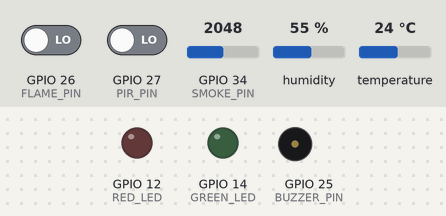
The sketch below on a simulated ESP32. Parts: output pins drawn as LEDs (lit = HIGH), buzzer (waves = sounding, pin HIGH). The test bench sets the inputs (shaded band); at power-on: GPIO 26 (FLAME_PIN) LOW, GPIO 27 (PIR_PIN) LOW, GPIO 34 (SMOKE_PIN) = 2048, humidity 55 %, temperature 24 °C. WiFi joins after 1.5 s; servers stay silent unless stated; uploads are accepted with an empty reply; what the sketch prints to the serial monitor is not drawn.

Above: at 0.0 s.
At 0.6 s:
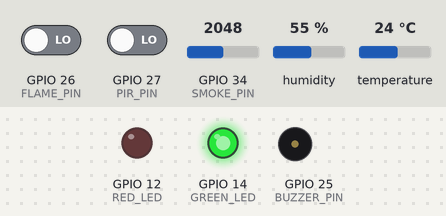
At 2.2 s:
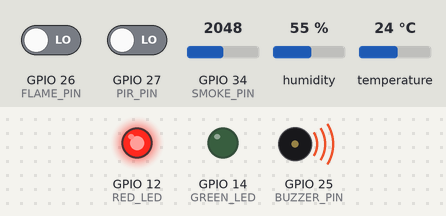
Timing chart, 0 to 3.7 s (numbered marks = the images above):
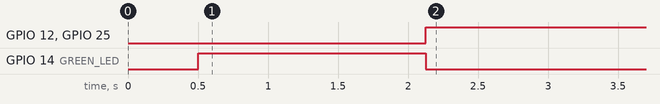

Measured:
- by itself, GPIO 12 (RED_LED), GPIO 25 (BUZZER_PIN): LOW → HIGH at 2.1 s
- by itself, GPIO 14 (GREEN_LED): HIGH → LOW at 2.1 s

The sketch:

ESP32_SmartHome_Global.ino
```cpp
#include <WiFi.h>
#include <HTTPClient.h>
#include <WiFiClientSecure.h>
#include <DHT.h>

// =====================================================
// WIFI
// =====================================================
const char* WIFI_SSID = "YOUR_WIFI_NAME";
const char* WIFI_PASSWORD = "YOUR_WIFI_PASSWORD";

// Must match the Render service in render.yaml
const char* CLOUD_HOST = "esp32cam-global-stream.onrender.com";

// =====================================================
// PINS
// =====================================================
#define PIR_PIN       27
#define FLAME_PIN     26
#define SMOKE_PIN     34
#define DHT_PIN        4
#define DHT_TYPE      DHT11
#define BUZZER_PIN    25
#define GREEN_LED     14
#define RED_LED       12

const int SMOKE_THRESHOLD = 1800;
const unsigned long PIR_COOLDOWN = 5000;
const unsigned long SENSOR_INTERVAL = 2000;

DHT dht(DHT_PIN, DHT_TYPE);

unsigned long lastSensorUpload = 0;
unsigned long lastPirTrigger = 0;
bool previousPir = false;

bool motionDetected = false;
bool flameDetected = false;
bool smokeDetected = false;

int smokeValue = 0;
float humidity = 0.0;
float temperature = 0.0;
String lastEvent = "System Started";

bool postJSON(const String& path, const String& body) {
  WiFiClientSecure client;
  client.setInsecure();
  HTTPClient http;

  String url = String("https://") + CLOUD_HOST + path;
  if (!http.begin(client, url)) {
    Serial.println("HTTPS begin failed");
    return false;
  }

  http.setTimeout(5000);
  http.addHeader("Content-Type", "application/json");
  int code = http.POST(body);

  Serial.print("POST ");
  Serial.print(path);
  Serial.print(" -> ");
  Serial.println(code);

  http.end();
  return code >= 200 && code < 300;
}

bool postTrigger() {
  WiFiClientSecure client;
  client.setInsecure();
  HTTPClient http;

  String url = String("https://") + CLOUD_HOST + "/trigger";
  if (!http.begin(client, url)) return false;

  http.setTimeout(5000);
  int code = http.POST("");
  Serial.print("POST /trigger -> ");
  Serial.println(code);
  http.end();

  return code >= 200 && code < 300;
}

void connectWiFi() {
  WiFi.mode(WIFI_STA);
  WiFi.setSleep(false);
  WiFi.begin(WIFI_SSID, WIFI_PASSWORD);

  Serial.print("Connecting to WiFi");
  int attempts = 0;
  while (WiFi.status() != WL_CONNECTED) {
    delay(400);
    Serial.print(".");
    if (++attempts > 40) {
      Serial.println("\nWiFi retry");
      WiFi.disconnect();
      WiFi.begin(WIFI_SSID, WIFI_PASSWORD);
      attempts = 0;
    }
  }

  Serial.println();
  Serial.println("WiFi connected");
  Serial.print("ESP32 IP: ");
  Serial.println(WiFi.localIP());
}

String makeJSON() {
  String json = "{";
  json += "\"pir\":" + String(motionDetected ? "true" : "false");
  json += ",\"flame\":" + String(flameDetected ? "true" : "false");
  json += ",\"smoke\":" + String(smokeDetected ? "true" : "false");
  json += ",\"smokeValue\":" + String(smokeValue);
  json += ",\"humidity\":" + String(humidity, 1);
  json += ",\"temperature\":" + String(temperature, 1);
  json += ",\"event\":\"" + lastEvent + "\"";
  json += ",\"device_ip\":\"" + WiFi.localIP().toString() + "\"";
  json += "}";
  return json;
}

void readSensors() {
  motionDetected = digitalRead(PIR_PIN) == HIGH;
  flameDetected = digitalRead(FLAME_PIN) == LOW;
  smokeValue = analogRead(SMOKE_PIN);
  smokeDetected = smokeValue > SMOKE_THRESHOLD;

  static unsigned long lastDHT = 0;
  if (millis() - lastDHT >= 2000) {
    lastDHT = millis();
    float h = dht.readHumidity();
    float t = dht.readTemperature();
    if (!isnan(h)) humidity = h;
    if (!isnan(t)) temperature = t;
  }

  if (flameDetected) lastEvent = "FLAME DETECTED";
  else if (smokeDetected) lastEvent = "SMOKE DETECTED";
  else if (motionDetected) lastEvent = "Motion Detected";

  if (flameDetected || smokeDetected) {
    digitalWrite(BUZZER_PIN, HIGH);
    digitalWrite(RED_LED, HIGH);
    digitalWrite(GREEN_LED, LOW);
  } else {
    digitalWrite(BUZZER_PIN, LOW);
    digitalWrite(RED_LED, LOW);
    digitalWrite(GREEN_LED, HIGH);
  }
}

void checkMotionCapture() {
  unsigned long now = millis();
  bool risingEdge = motionDetected && !previousPir;
  bool cooldownOK = (now - lastPirTrigger) >= PIR_COOLDOWN;

  if (risingEdge && cooldownOK) {
    lastPirTrigger = now;
    lastEvent = "Motion Detected - Photo Requested";
    Serial.println("PIR -> requesting cloud camera capture");
    if (!postTrigger()) Serial.println("Cloud camera trigger failed");
  }

  previousPir = motionDetected;
}

void uploadSensorState() {
  if (WiFi.status() != WL_CONNECTED) return;
  postJSON("/sensor", makeJSON());
}

void setup() {
  Serial.begin(115200);
  delay(500);

  pinMode(PIR_PIN, INPUT);
  pinMode(FLAME_PIN, INPUT);
  pinMode(SMOKE_PIN, INPUT);
  pinMode(BUZZER_PIN, OUTPUT);
  pinMode(GREEN_LED, OUTPUT);
  pinMode(RED_LED, OUTPUT);

  digitalWrite(BUZZER_PIN, LOW);
  digitalWrite(GREEN_LED, HIGH);
  digitalWrite(RED_LED, LOW);

  dht.begin();
  connectWiFi();
}

void loop() {
  if (WiFi.status() != WL_CONNECTED) connectWiFi();

  readSensors();
  checkMotionCapture();

  unsigned long now = millis();
  if (now - lastSensorUpload >= SENSOR_INTERVAL) {
    lastSensorUpload = now;
    uploadSensorState();
  }

  delay(50);
}
```
